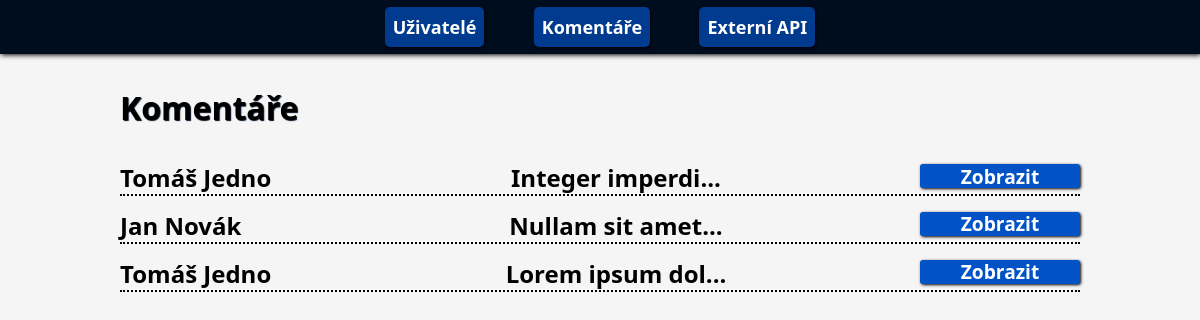
Page /komentare/ on the committed database.
### sprava/models.py (models this page shows, shortened)
class Komentare(models.Model):
    uzivatel = models.ForeignKey(Uzivatel, verbose_name = "Uživatel", on_delete = models.CASCADE)
    datum = models.DateTimeField(auto_now_add=True)
    obsah = models.TextField()
    class Meta:
     verbose_name = "Komentář"
     verbose_name_plural = "Komentáře"

class Uzivatel(models.Model):
    jmeno = models.CharField(max_length=20,verbose_name = "Jméno")
    datum_narozeni = models.DateField(verbose_name = "Datum narození")
    class Meta:
     verbose_name = "Uživatel"
     verbose_name_plural = "Uživatelé"
    def __str__(self):
        return f"{self.jmeno}"

### sprava/views.py (the view)
# urls.py: path('komentare/',views.ListKomentaru.as_view(), name="Komentare"),
class ListKomentaru(generic.ListView):
    template_name = "sprava/komentare.html"
    context_object_name = "komentare"
    def get_queryset(self):
        komentare = Komentare.objects.all().order_by("-id")
        if len(komentare) == 0:
            return None
        for i in komentare:
            if len(i.obsah) > 15:
                i.obsah = i.obsah[:15] + "..."
        return komentare

### sprava/templates/sprava/komentare.html (shortened to what this page needs)
{% extends "base.html" %}
{% block content %}
    <h1>Komentáře</h1>
    {% for i in komentare %}
    <div class="uzivatele">
        <div class="zarovnani">{{i.uzivatel}}</div>
        {{i.obsah}}
        <a href={% url "DetailKomentare" i.id %} class="zobraz">Zobrazit</a>
    </div>
    {% endfor %}
{% endblock %}

### sprava/templates/base.html (shortened to what this page needs)
<!DOCTYPE html>
<html lang="en">
<head>
{% load static %}
    <link rel="stylesheet" href="{% static 'css/style.css' %}" type="text/css">
</head>
<body>
    <nav>
        <ul>
            <li><a href={% url "index" %} class="nav_tlacitka">Uživatelé</a></li>
            <li><a href={% url "Komentare" %} class="nav_tlacitka">Komentáře</a></li>
            <li><a href={% url "API" %} class="nav_tlacitka">Externí API</a></li>
        </ul>
    </nav>
    <div class="content">
    {% block content %}
    {% endblock %}
    </div>
</body>
</html>

### sprava/static/css/style.css (style rules this page uses)
* { margin: 0; padding: 0; box-sizing: border-box; font-family: system-ui, -apple-system, BlinkMacSystemFont, 'Segoe UI', Roboto, Oxygen, Ubuntu, Cantarell, 'Open Sans', 'Helvetica Neue', sans-serif; }
body { background-color: whitesmoke; }
nav { display: flex; justify-content: center; background: rgb(0, 13, 31); height: 3em; font-size: large; box-shadow: 1px 1px 5px black; }
nav ul { display: flex; flex-direction: row; justify-content: space-around; align-items: center; width: 40%; }
nav li { list-style: none; }
.nav_tlacitka { font-weight: bold; border-radius: 5px; background-color: rgb(0, 59, 143); box-shadow: 1px 1px 3px rgb(0, 0, 0); padding: 0.5rem; text-decoration: none; color: white; }
.content { margin: 2em 0 0 10%; width: 80%; }
h1 { margin-bottom: 1em; text-shadow: 1px 1px 1px rgb(0, 13, 31); }
.zarovnani { width: 20%; }
.uzivatele { display: flex; flex-direction: row; border-bottom: 2px black dotted; width: 100%; font-size: 1.5rem; font-weight: bold; margin-bottom: 0.8rem; justify-content: space-between; }
.vytvor,.zobraz,.edit,.smaz,.uloz,.zpet { display: flex; flex-direction: row; justify-content: center; background-color: rgb(0, 59, 143); width: 10rem; height: 2rem; border-radius: 3px; border: none; box-shadow: 1px 1px 3px black; font-weight: bold; align-items: center; text-decoration: none; color: white; margin-bottom: 2rem; }
.zobraz { margin-bottom: 0; margin-top: 0.2rem; background-color: rgb(0, 82, 197); font-size: 1.2rem; height: 1.5rem; }

### rows in the picture
Komentare: uzivatel "Tomáš Jedno", obsah "Integer imperdi..."
Komentare: uzivatel "Jan Novák", obsah "Nullam sit amet..."
Komentare: uzivatel "Tomáš Jedno", obsah "Lorem ipsum dol..."
